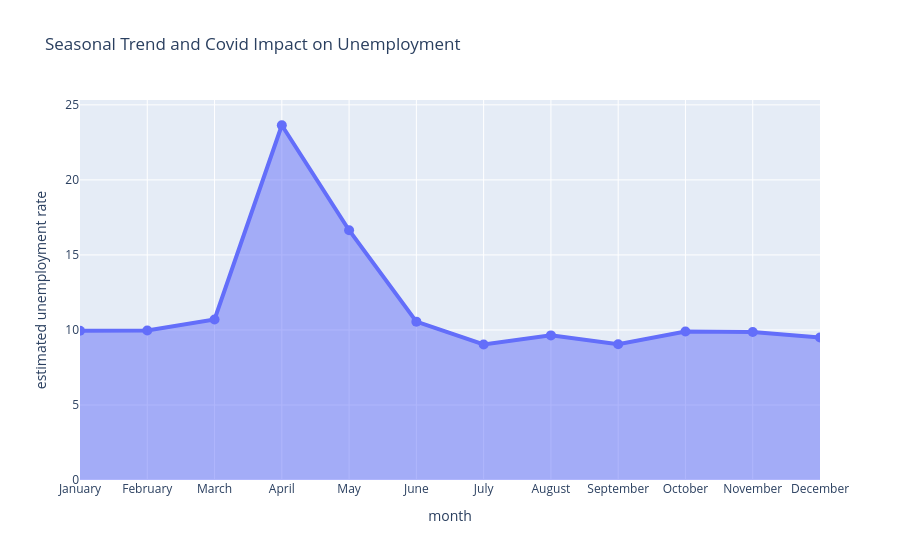

Notebook code cell kept with this figure:
### Code cell
# Convert date column
df['date'] = pd.to_datetime(df['date'])

# Create month column again
df['month'] = df['date'].dt.month_name()

# Check result
print(df[['date','month']].head())

season = (
    df.groupby('month')
    ['estimated unemployment rate']
    .mean()
    .reset_index()
)

month_order = [
    'January','February','March',
    'April','May','June',
    'July','August','September',
    'October','November','December'
]

season['month'] = pd.Categorical(
    season['month'],
    categories=month_order,
    ordered=True
)

season = season.sort_values('month')

fig = px.line(
    season,
    x='month',
    y='estimated unemployment rate',
    markers=True,
    title='Seasonal Trend and Covid Impact on Unemployment'
)

fig.update_traces(
    line=dict(width=4),
    marker=dict(size=10),
    fill='tozeroy'
)

fig.show()

### Figure 1 — Plotly figure (JSON) as saved in the notebook; plotly's stock layout.template omitted (floating-point values rounded to 4 significant figures)
{"data": [{"fill": "tozeroy", "hovertemplate": "month=%{x}<br>estimated unemployment rate=%{y}<extra></extra>", "legendgroup": "", "line": {"color": "#636efa", "dash": "solid", "width": 4}, "marker": {"size": 10, "symbol": "circle"}, "mode": "lines+markers", "name": "", "orientation": "v", "showlegend": false, "type": "scatter", "x": ["January", "February", "March", "April", "May", "June", "July", "August", "September", "October", "November", "December"], "xaxis": "x", "y": [9.951, 9.965, 10.7, 23.64, 16.65, 10.55, 9.034, 9.638, 9.052, 9.901, 9.868, 9.497], "yaxis": "y"}], "layout": {"legend": {"tracegroupgap": 0}, "title": {"text": "Seasonal Trend and Covid Impact on Unemployment"}, "xaxis": {"anchor": "y", "domain": [0, 1], "title": {"text": "month"}}, "yaxis": {"anchor": "x", "domain": [0, 1], "title": {"text": "estimated unemployment rate"}}}}
